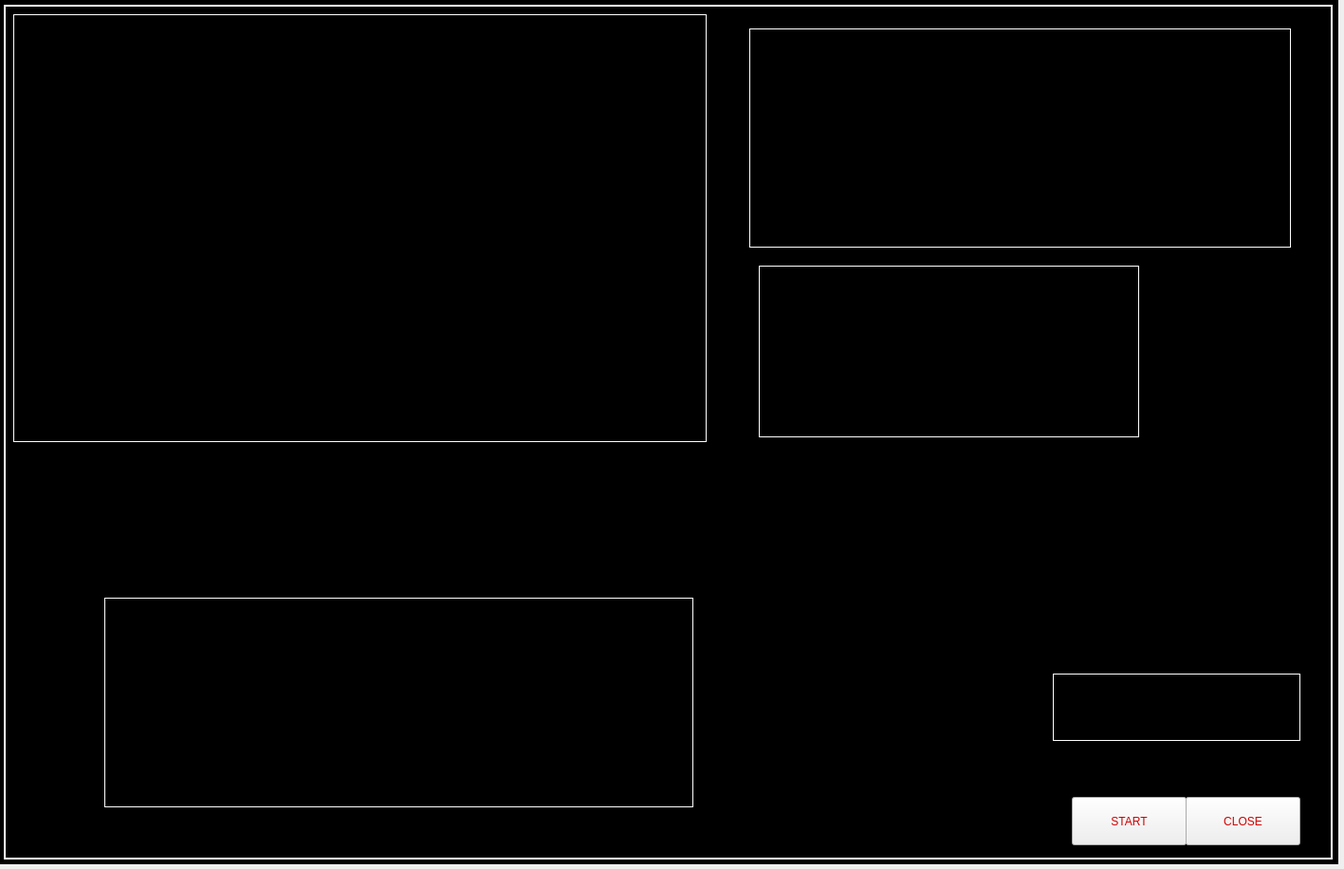
<?xml version="1.0" encoding="UTF-8"?>
<ui version="4.0">
 <class>MainWindow</class>
 <widget class="QMainWindow" name="MainWindow">
  <property name="geometry">
   <rect>
    <x>0</x>
    <y>0</y>
    <width>1417</width>
    <height>916</height>
   </rect>
  </property>
  <property name="windowTitle">
   <string>MainWindow</string>
  </property>
  <widget class="QWidget" name="centralwidget">
   <widget class="QLabel" name="bg">
    <property name="geometry">
     <rect>
      <x>0</x>
      <y>0</y>
      <width>1411</width>
      <height>911</height>
     </rect>
    </property>
    <property name="styleSheet">
     <string notr="true">
background-color: rgb(0, 0, 0);</string>
    </property>
    <property name="text">
     <string/>
    </property>
   </widget>
   <widget class="QLabel" name="bg_border">
    <property name="geometry">
     <rect>
      <x>4</x>
      <y>5</y>
      <width>1401</width>
      <height>901</height>
     </rect>
    </property>
    <property name="styleSheet">
     <string notr="true">background-color: rgb(0, 0, 0);
border : 2px Solid White;</string>
    </property>
    <property name="text">
     <string>TextLabel</string>
    </property>
   </widget>
   <widget class="QPushButton" name="pushButton">
    <property name="geometry">
     <rect>
      <x>1250</x>
      <y>840</y>
      <width>121</width>
      <height>51</height>
     </rect>
    </property>
    <property name="styleSheet">
     <string notr="true">color: rgb(208, 0, 0);
border-color: rgb(0, 0, 85);

;
font: 10pt &quot;Bernard MT Condensed&quot;;</string>
    </property>
    <property name="text">
     <string>CLOSE</string>
    </property>
   </widget>
   <widget class="QPushButton" name="pushButton_2">
    <property name="geometry">
     <rect>
      <x>1130</x>
      <y>840</y>
      <width>121</width>
      <height>51</height>
     </rect>
    </property>
    <property name="styleSheet">
     <string notr="true">color: rgb(208, 0, 0);
border-color: rgb(0, 0, 85);

;
font: 10pt &quot;Bernard MT Condensed&quot;;</string>
    </property>
    <property name="text">
     <string>START</string>
    </property>
   </widget>
   <widget class="QLabel" name="Gif">
    <property name="geometry">
     <rect>
      <x>14</x>
      <y>15</y>
      <width>731</width>
      <height>451</height>
     </rect>
    </property>
    <property name="styleSheet">
     <string notr="true">border : 1px solid white;</string>
    </property>
    <property name="text">
     <string/>
    </property>
    <property name="pixmap">
     <pixmap>E:/VIT Clg/VIT Winter Inter Sem 2/Python/G.U.I Material-20220320T135658Z-001/G.U.I Material/ExtraGui/Jarvis_Gui (1).gif</pixmap>
    </property>
    <property name="scaledContents">
     <bool>true</bool>
    </property>
   </widget>
   <widget class="QLabel" name="gif_3">
    <property name="geometry">
     <rect>
      <x>800</x>
      <y>280</y>
      <width>401</width>
      <height>181</height>
     </rect>
    </property>
    <property name="styleSheet">
     <string notr="true">border : 1px solid white;</string>
    </property>
    <property name="text">
     <string/>
    </property>
    <property name="pixmap">
     <pixmap>E:/VIT Clg/VIT Winter Inter Sem 2/Python/G.U.I Material-20220320T135658Z-001/G.U.I Material/ExtraGui/initial.gif</pixmap>
    </property>
   </widget>
   <widget class="QLabel" name="gif_2">
    <property name="geometry">
     <rect>
      <x>790</x>
      <y>30</y>
      <width>571</width>
      <height>231</height>
     </rect>
    </property>
    <property name="styleSheet">
     <string notr="true">border : 1px solid white;</string>
    </property>
    <property name="text">
     <string/>
    </property>
    <property name="pixmap">
     <pixmap>E:/VIT Clg/VIT Winter Inter Sem 2/Python/G.U.I Material-20220320T135658Z-001/G.U.I Material/ExtraGui/loading_1.gif</pixmap>
    </property>
    <property name="scaledContents">
     <bool>true</bool>
    </property>
   </widget>
   <widget class="QLabel" name="Gif4">
    <property name="geometry">
     <rect>
      <x>110</x>
      <y>630</y>
      <width>621</width>
      <height>221</height>
     </rect>
    </property>
    <property name="styleSheet">
     <string notr="true">border : 1px solid white;</string>
    </property>
    <property name="text">
     <string/>
    </property>
    <property name="pixmap">
     <pixmap>E:/VIT Clg/VIT Winter Inter Sem 2/Python/Goku img/SIVA3d.png</pixmap>
    </property>
    <property name="scaledContents">
     <bool>true</bool>
    </property>
   </widget>
   <widget class="QTextBrowser" name="textBrowser">
    <property name="geometry">
     <rect>
      <x>1110</x>
      <y>710</y>
      <width>261</width>
      <height>71</height>
     </rect>
    </property>
    <property name="styleSheet">
     <string notr="true">border : 1px solid white;
background-color: rgb(0, 0, 0);</string>
    </property>
   </widget>
  </widget>
 </widget>
 <resources/>
 <connections/>
</ui>
